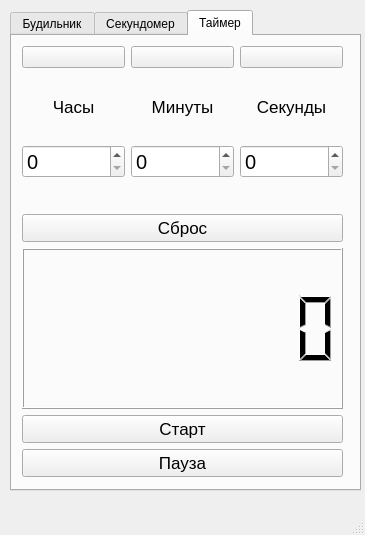
<?xml version="1.0" encoding="UTF-8"?>
<ui version="4.0">
 <class>MainWindow</class>
 <widget class="QMainWindow" name="MainWindow">
  <property name="geometry">
   <rect>
    <x>0</x>
    <y>0</y>
    <width>365</width>
    <height>535</height>
   </rect>
  </property>
  <property name="sizePolicy">
   <sizepolicy hsizetype="Preferred" vsizetype="Preferred">
    <horstretch>0</horstretch>
    <verstretch>0</verstretch>
   </sizepolicy>
  </property>
  <property name="minimumSize">
   <size>
    <width>365</width>
    <height>535</height>
   </size>
  </property>
  <property name="maximumSize">
   <size>
    <width>365</width>
    <height>535</height>
   </size>
  </property>
  <property name="windowTitle">
   <string>TheTimeApp</string>
  </property>
  <widget class="QWidget" name="centralwidget">
   <widget class="QTabWidget" name="tabWidget">
    <property name="geometry">
     <rect>
      <x>10</x>
      <y>10</y>
      <width>351</width>
      <height>481</height>
     </rect>
    </property>
    <property name="font">
     <font>
      <family>MS Shell Dlg 2</family>
     </font>
    </property>
    <property name="currentIndex">
     <number>2</number>
    </property>
    <widget class="QWidget" name="tab">
     <attribute name="title">
      <string>Будильник</string>
     </attribute>
     <widget class="QWidget" name="verticalLayoutWidget_7">
      <property name="geometry">
       <rect>
        <x>9</x>
        <y>9</y>
        <width>331</width>
        <height>441</height>
       </rect>
      </property>
      <layout class="QVBoxLayout" name="verticalLayout_7">
       <item>
        <widget class="QTimeEdit" name="alarm_time">
         <property name="font">
          <font>
           <family>MS Shell Dlg 2</family>
           <pointsize>13</pointsize>
          </font>
         </property>
         <property name="alignment">
          <set>Qt::AlignCenter</set>
         </property>
        </widget>
       </item>
       <item>
        <widget class="QPushButton" name="alarm_set">
         <property name="font">
          <font>
           <family>MS Shell Dlg 2</family>
           <pointsize>13</pointsize>
          </font>
         </property>
         <property name="text">
          <string>Добавить</string>
         </property>
        </widget>
       </item>
       <item>
        <layout class="QHBoxLayout" name="horizontalLayout_5">
         <item>
          <widget class="QLabel" name="label">
           <property name="font">
            <font>
             <family>MS Shell Dlg 2</family>
             <pointsize>12</pointsize>
            </font>
           </property>
           <property name="text">
            <string>Список установленных будильников</string>
           </property>
          </widget>
         </item>
        </layout>
       </item>
       <item>
        <widget class="QListWidget" name="alarm_list_widget">
         <property name="font">
          <font>
           <family>MS Shell Dlg 2</family>
           <pointsize>13</pointsize>
          </font>
         </property>
        </widget>
       </item>
       <item>
        <layout class="QHBoxLayout" name="horizontalLayout_4">
         <item>
          <widget class="QPushButton" name="alarm_delete_button">
           <property name="text">
            <string>Удалить выбранный</string>
           </property>
          </widget>
         </item>
         <item>
          <widget class="QPushButton" name="alarm_clearlist_button">
           <property name="text">
            <string>Очистить список</string>
           </property>
          </widget>
         </item>
        </layout>
       </item>
      </layout>
     </widget>
    </widget>
    <widget class="QWidget" name="tab_2">
     <attribute name="title">
      <string>Секундомер</string>
     </attribute>
     <widget class="QWidget" name="verticalLayoutWidget_3">
      <property name="geometry">
       <rect>
        <x>10</x>
        <y>10</y>
        <width>321</width>
        <height>431</height>
       </rect>
      </property>
      <layout class="QVBoxLayout" name="verticalLayout_5" stretch="1,5,0,5,0,5,4">
       <property name="spacing">
        <number>10</number>
       </property>
       <property name="bottomMargin">
        <number>0</number>
       </property>
       <item>
        <widget class="QLabel" name="stopw_timer_label">
         <property name="font">
          <font>
           <family>MS Shell Dlg 2</family>
           <pointsize>24</pointsize>
          </font>
         </property>
         <property name="text">
          <string>Время</string>
         </property>
         <property name="alignment">
          <set>Qt::AlignLeading|Qt::AlignLeft|Qt::AlignVCenter</set>
         </property>
         <property name="margin">
          <number>0</number>
         </property>
         <property name="indent">
          <number>70</number>
         </property>
        </widget>
       </item>
       <item>
        <widget class="QPushButton" name="stopw_start_button">
         <property name="font">
          <font>
           <family>MS Shell Dlg 2</family>
           <pointsize>13</pointsize>
          </font>
         </property>
         <property name="text">
          <string>Старт</string>
         </property>
        </widget>
       </item>
       <item>
        <widget class="QPushButton" name="stopw_pause_button">
         <property name="font">
          <font>
           <family>MS Shell Dlg 2</family>
           <pointsize>13</pointsize>
          </font>
         </property>
         <property name="text">
          <string>Пауза</string>
         </property>
        </widget>
       </item>
       <item>
        <widget class="QPushButton" name="stopw_reset_button">
         <property name="font">
          <font>
           <family>MS Shell Dlg 2</family>
           <pointsize>13</pointsize>
          </font>
         </property>
         <property name="text">
          <string>Сброс</string>
         </property>
        </widget>
       </item>
       <item>
        <widget class="QPushButton" name="stopw_round_button">
         <property name="font">
          <font>
           <family>MS Shell Dlg 2</family>
           <pointsize>13</pointsize>
          </font>
         </property>
         <property name="text">
          <string>Круг</string>
         </property>
        </widget>
       </item>
       <item>
        <widget class="QPushButton" name="stopw_save_button">
         <property name="text">
          <string>Сохранить запись</string>
         </property>
        </widget>
       </item>
       <item>
        <widget class="QListWidget" name="stopw_rounds_list_widget">
         <property name="sizeAdjustPolicy">
          <enum>QAbstractScrollArea::AdjustIgnored</enum>
         </property>
        </widget>
       </item>
      </layout>
     </widget>
    </widget>
    <widget class="QWidget" name="tab_3">
     <attribute name="title">
      <string>Таймер</string>
     </attribute>
     <widget class="QWidget" name="verticalLayoutWidget_6">
      <property name="geometry">
       <rect>
        <x>10</x>
        <y>10</y>
        <width>321</width>
        <height>431</height>
       </rect>
      </property>
      <layout class="QVBoxLayout" name="verticalLayout_6">
       <item>
        <layout class="QGridLayout" name="gridLayout" rowstretch="0,0,0">
         <property name="topMargin">
          <number>0</number>
         </property>
         <property name="bottomMargin">
          <number>30</number>
         </property>
         <item row="2" column="0">
          <widget class="QSpinBox" name="cdown_hours">
           <property name="font">
            <font>
             <family>MS Shell Dlg 2</family>
             <pointsize>15</pointsize>
            </font>
           </property>
           <property name="wrapping">
            <bool>false</bool>
           </property>
           <property name="maximum">
            <number>24</number>
           </property>
          </widget>
         </item>
         <item row="0" column="2">
          <widget class="QPushButton" name="cdown_preset_3">
           <property name="text">
            <string/>
           </property>
          </widget>
         </item>
         <item row="1" column="0">
          <widget class="QLabel" name="cdown_hours_label">
           <property name="font">
            <font>
             <family>MS Shell Dlg 2</family>
             <pointsize>13</pointsize>
            </font>
           </property>
           <property name="text">
            <string>Часы</string>
           </property>
           <property name="alignment">
            <set>Qt::AlignCenter</set>
           </property>
          </widget>
         </item>
         <item row="2" column="1">
          <widget class="QSpinBox" name="cdown_minutes">
           <property name="font">
            <font>
             <family>MS Shell Dlg 2</family>
             <pointsize>15</pointsize>
            </font>
           </property>
           <property name="wrapping">
            <bool>false</bool>
           </property>
           <property name="maximum">
            <number>59</number>
           </property>
          </widget>
         </item>
         <item row="1" column="1">
          <widget class="QLabel" name="cdown_minutes_label">
           <property name="font">
            <font>
             <family>MS Shell Dlg 2</family>
             <pointsize>13</pointsize>
            </font>
           </property>
           <property name="text">
            <string>Минуты</string>
           </property>
           <property name="alignment">
            <set>Qt::AlignCenter</set>
           </property>
          </widget>
         </item>
         <item row="1" column="2">
          <widget class="QLabel" name="cdown_seconds_label">
           <property name="font">
            <font>
             <family>MS Shell Dlg 2</family>
             <pointsize>13</pointsize>
            </font>
           </property>
           <property name="text">
            <string>Секунды</string>
           </property>
           <property name="alignment">
            <set>Qt::AlignCenter</set>
           </property>
          </widget>
         </item>
         <item row="2" column="2">
          <widget class="QSpinBox" name="cdown_seconds">
           <property name="font">
            <font>
             <family>MS Shell Dlg 2</family>
             <pointsize>15</pointsize>
            </font>
           </property>
           <property name="wrapping">
            <bool>false</bool>
           </property>
           <property name="maximum">
            <number>59</number>
           </property>
          </widget>
         </item>
         <item row="0" column="0">
          <widget class="QPushButton" name="cdown_preset_1">
           <property name="text">
            <string/>
           </property>
          </widget>
         </item>
         <item row="0" column="1">
          <widget class="QPushButton" name="cdown_preset_2">
           <property name="text">
            <string/>
           </property>
          </widget>
         </item>
        </layout>
       </item>
       <item>
        <widget class="QPushButton" name="cdown_reset_button">
         <property name="font">
          <font>
           <family>MS Shell Dlg 2</family>
           <pointsize>13</pointsize>
          </font>
         </property>
         <property name="text">
          <string>Сброс</string>
         </property>
        </widget>
       </item>
       <item>
        <widget class="QLCDNumber" name="cdown_time_lcd">
         <property name="digitCount">
          <number>8</number>
         </property>
        </widget>
       </item>
       <item>
        <widget class="QPushButton" name="cdown_start_button">
         <property name="font">
          <font>
           <family>MS Shell Dlg 2</family>
           <pointsize>13</pointsize>
          </font>
         </property>
         <property name="text">
          <string>Старт</string>
         </property>
        </widget>
       </item>
       <item>
        <widget class="QPushButton" name="cdown_pause_button">
         <property name="font">
          <font>
           <family>MS Shell Dlg 2</family>
           <pointsize>13</pointsize>
          </font>
         </property>
         <property name="text">
          <string>Пауза</string>
         </property>
        </widget>
       </item>
      </layout>
     </widget>
    </widget>
   </widget>
  </widget>
  <widget class="QMenuBar" name="menubar">
   <property name="geometry">
    <rect>
     <x>0</x>
     <y>0</y>
     <width>365</width>
     <height>21</height>
    </rect>
   </property>
  </widget>
  <widget class="QStatusBar" name="statusbar"/>
 </widget>
 <resources/>
 <connections/>
</ui>
